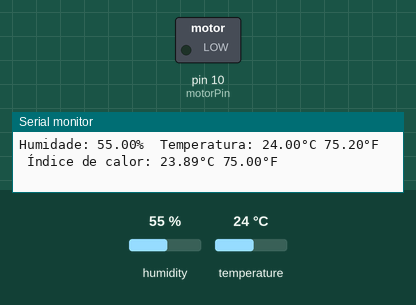
The sketch below on a simulated Arduino Uno, built with avr-gcc and run on an emulated ATmega328P. On the bench: switched loads named in the sketch (green lamp = pin HIGH), the last lines printed to the serial monitor. Inputs (shaded band) come from the test bench; at power-on: temperature 24 °C, humidity 55 %.

Above: at 6.8 s.
6.9 s: temperature set to 29 °C
11.4 s: temperature set to 32 °C
At 13.2 s:
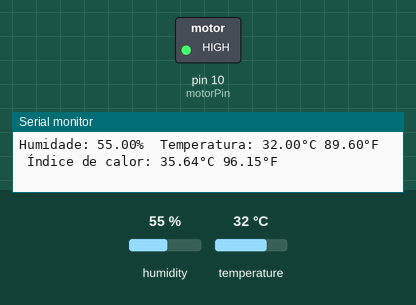
15.9 s: temperature set to 12 °C
At 18.8 s:
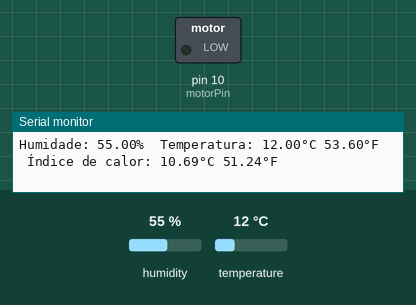
20.4 s: temperature set to 33 °C
At 21.6 s:
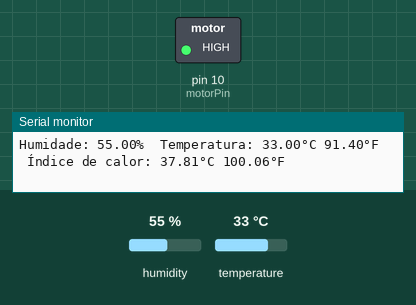
Timing chart, 0 to 23.4 s (numbered marks = the images above; inputs shaded):
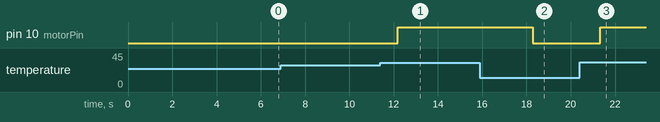

Measured:
- the behaviour switches between 30 and 31 °C on temperature (found by bisection; images 0 and 1)
- after the input at 11.4 s, pin 10 (motorPin): LOW → HIGH after 0.79 s
- after the input at 15.9 s, pin 10 (motorPin): HIGH → LOW after 2.4 s
- after the input at 20.4 s, pin 10 (motorPin): LOW → HIGH after 0.93 s

The sketch:

codigo_fonte.ino
```cpp
/**
* WITE 2024
* Robótica Educacional
* Desafio           : Alimentos da Despensa
* Microcontrolador  : Arduino Uno
* Autor             : Jackson Roberio - https://jacksonroberio.com.br
*/

//Importa a library do DHT11, captador de temperatura e umidade.
#include "DHT.h"

//Saída do mini-motor na porta 10 do Arduino.
const int motorPin = 10;

//Encaixe o pino de dados do DHT11 na porta 7 do Arduino.
#define DHTPIN 7

//Variável consumida pelo DHT11, se for trabalhar com o DHT22 é só mudar de DHT11 para DHT22 abaixo.
#define DHTTYPE DHT11

//Método que seta/relaciona a porta ao DHT11.
DHT dht(DHTPIN, DHTTYPE);

void setup() {
  Serial.begin(9600);
  Serial.println(F("DHTxx iniciado captação de temperatura!"));
  pinMode(motorPin, OUTPUT);
  dht.begin();
}

void loop() {
  delay(3000);

  float h = dht.readHumidity();
  float t = dht.readTemperature();
  float f = dht.readTemperature(true);

  if (isnan(h) || isnan(t) || isnan(f)) {
    Serial.println(F("Failed to read from DHT sensor!"));
    return;
  }

  // Calcular índice de calor em Fahrenheit
  float hif = dht.computeHeatIndex(f, h);
  // Calcule o índice de calor em Celsius (isFahreheit = false)
  float hic = dht.computeHeatIndex(t, h, false);

  Serial.print(F("Humidade: "));
  Serial.print(h);
  Serial.print(F("%  Temperatura: "));
  Serial.print(t);
  Serial.print(F("°C "));
  Serial.print(f);
  Serial.print(F("°F  Índice de calor: "));
  Serial.print(hic);
  Serial.print(F("°C "));
  Serial.print(hif);
  Serial.println(F("°F"));

  //Verifica a temperatura em graus celcius e liga o mini-motor se necessário
  if (t > 30.00) {
    digitalWrite(motorPin, HIGH);  // Liga o motor
  } else {
    digitalWrite(motorPin, LOW);   // Desliga o motor
  }

}
```
